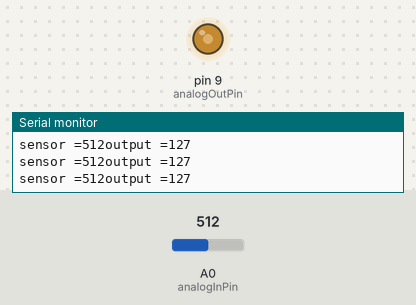
Simulated run of this sketch. Board: Arduino Uno, built with avr-gcc and run on an emulated ATmega328P. On the bench: output pins drawn as LEDs (lit = HIGH), the last lines printed to the serial monitor. The test bench sets the inputs (shaded band); at power-on: A0 (analogInPin) = 512.

Above: at 1.2 s.
1.3 s: A0 (analogInPin) set to 417
At 1.8 s:
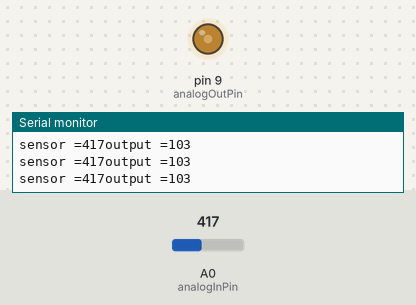
4.3 s: A0 (analogInPin) set to 390
At 5.0 s:
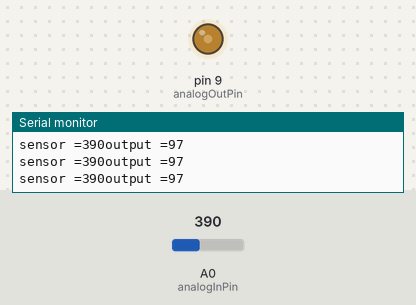
7.3 s: A0 (analogInPin) set to 110
At 7.8 s:
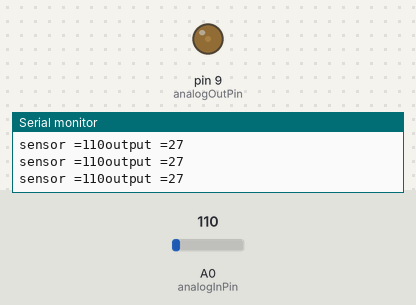
8.8 s: A0 (analogInPin) set to 94
At 9.2 s:
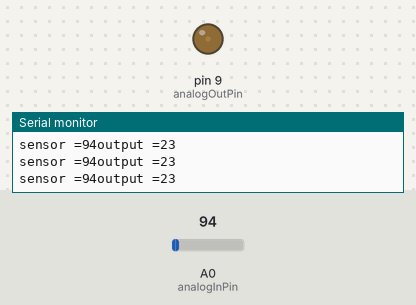
11.8 s: A0 (analogInPin) set to 11
At 12.5 s:
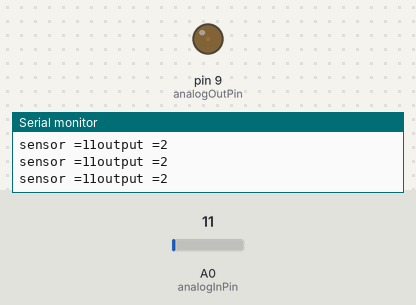
14.8 s: A0 (analogInPin) set to 8
At 15.7 s:
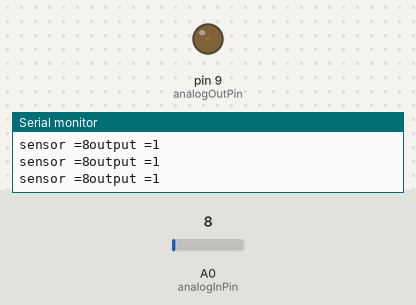
Timing chart, 0 to 17.3 s (numbered marks = the images above; inputs shaded):
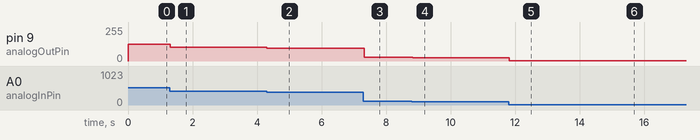

The sketch:

brightness_led_control.ino
```cpp
// These constants won't change. They're used to give names to the pins used:
const int analogInPin = A0; // Analog input pin that the potentiometer is attached to
const int analogOutPin = 9; // Analog output pin that the LED is attached to

int sensorValue = 0; // value read from the pot
int outputValue = 0; // value output to the PWM (analog out)

void setup() {
  // initialize serial communications at 9600 bps:
  Serial.begin(9600);
}

void loop() {
  // read the analog in value:
  sensorValue = analogRead(analogInPin);
  // map it to the range of the analog out:
  outputValue = map(sensorValue, 0, 1023, 0, 255);
  // change the analog out value:
  analogWrite(analogOutPin, outputValue);

  // print the results to the Serial Monitor:
  Serial.print("sensor =");
  Serial.print(sensorValue);
  Serial.print("output =");
  Serial.println(outputValue);

  // wait 2 milliseconds before the next loop for the analog-to-digital
  // converter to settle after the last reading:
  delay(2);
}
```

Measured:
- after the input at 1.3 s, pin 9 (analogOutPin): 127/255 → 103/255 at once
- after the input at 4.3 s, pin 9 (analogOutPin): 103/255 → 97/255 at once
- after the input at 7.3 s, pin 9 (analogOutPin): 97/255 → 27/255 at once
- after the input at 8.8 s, pin 9 (analogOutPin): 27/255 → 23/255 at once
- after the input at 11.8 s, pin 9 (analogOutPin): 23/255 → 2/255 at once
- after the input at 14.8 s, pin 9 (analogOutPin): 2/255 → 1/255 at once
